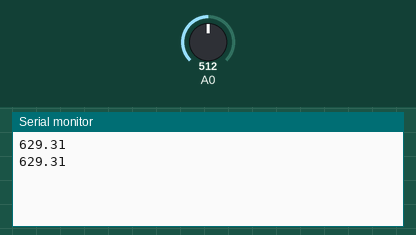
This sketch was run on a simulated Arduino Uno, built with avr-gcc and run on an emulated ATmega328P. On the bench: the last lines printed to the serial monitor. The test bench sets the inputs (shaded band); at power-on: A0 = 512.

Above: at 1.8 s.
1.9 s: A0 set to 716
At 2.8 s:
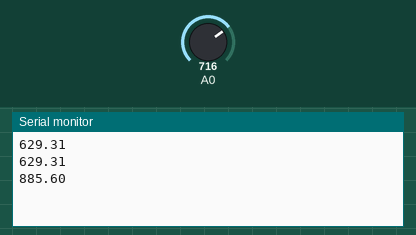
3.4 s: A0 set to 900
At 4.7 s:
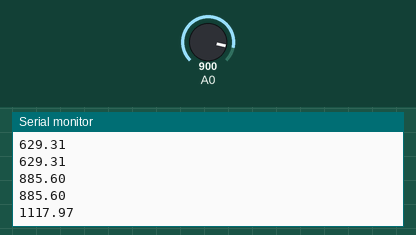
Timing chart, 0 to 6.4 s (numbered marks = the images above; inputs shaded):
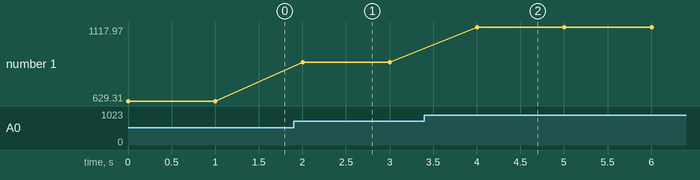

The sketch:

ESP8266_TEST006.ino
```cpp
void setup() {
  // put your setup code here, to run once:
  pinMode(A0,INPUT);
  Serial.begin(9600);

}

void loop() {
  int digitalVoltage = analogRead(A0);
  double actualVoltage = digitalVoltage/1024.0;
  double illuminance = pow(actualVoltage*3.210/2.8715 * 1000, 1/0.9816);
  Serial.println(illuminance);
  delay(1000);

}
```

Measured:
- after the input at 1.9 s, the serial monitor: prints a new line after 0.10 s (image 1)
- after the input at 3.4 s, the serial monitor: prints a new line after 0.60 s (image 2)
- plotted number 1: 629.31 → 885.6 after the input at 1.9 s, 885.6 → 1117.97 after the input at 3.4 s
